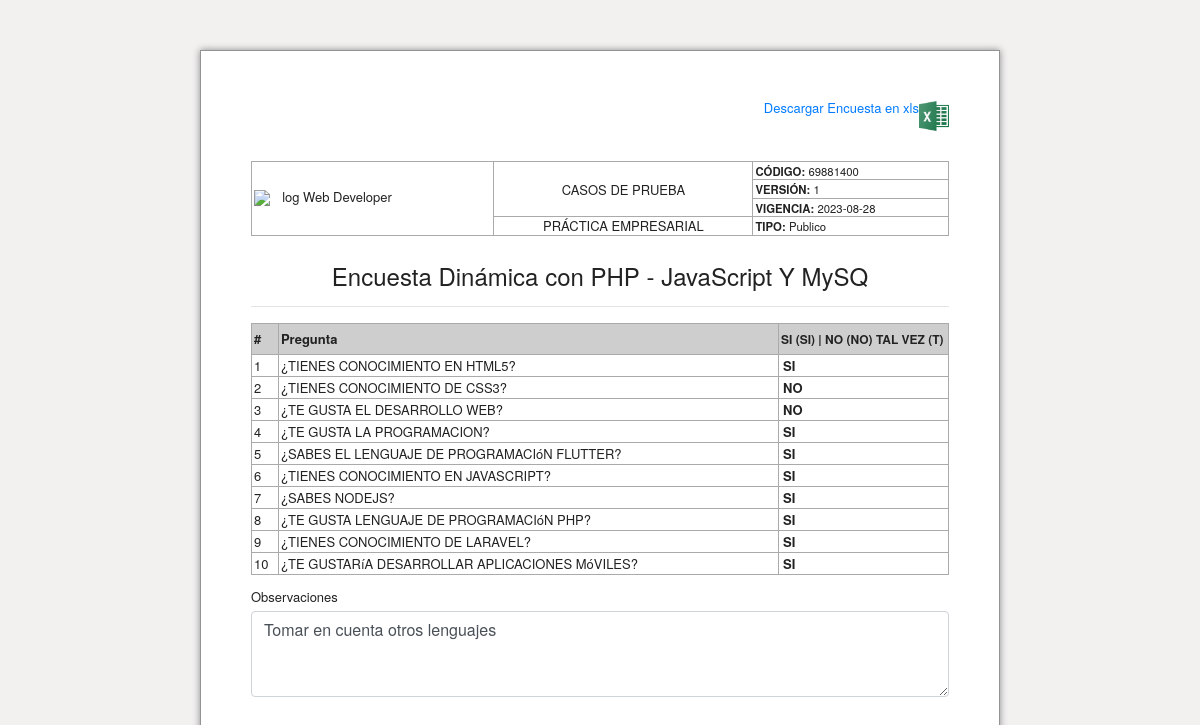
/lista_encuesta.php?codigo=69881400, run on the app's committed database.
### tables this page shows
CREATE TABLE `respuestas_encuesta` (
  `id` int(10) UNSIGNED NOT NULL,
  `id_pregunta` int(2) NOT NULL,
  `respuesta` varchar(10) NOT NULL,
  `codigo` varchar(45) NOT NULL,
  `observacion` text NOT NULL,
  `created` datetime DEFAULT NULL
);

CREATE TABLE `preguntas` (
  `id` int(10) UNSIGNED NOT NULL,
  `pregunta` varchar(150) NOT NULL,
  `estatus` int(2) NOT NULL DEFAULT 1
);

### lista_encuesta.php (the view, shortened to what this page needs)
<!DOCTYPE html>
<html lang="es">
<head>
<link rel="stylesheet" href="https://cdn.jsdelivr.net/npm/bootstrap@4.6.2/dist/css/bootstrap.min.css">
<link rel="stylesheet" href="assets/css/encuesta.css">
</head>
<body>
<?php
    include('config.php');
    $codigo = $_REQUEST['codigo'];
    $sqlPreguntas = ("SELECT
                        p.id, p.pregunta,
                        r.respuesta,
                        r.codigo, r.observacion, r.created
                    FROM preguntas as p INNER JOIN respuestas_encuesta AS r ON  p.id = r.id_pregunta
                    AND r.codigo='{$codigo}' AND p.estatus='1'");
    $query      = mysqli_query($con, $sqlPreguntas);
    $query1      = mysqli_query($con, $sqlPreguntas);
    $dataRow1    = mysqli_fetch_array($query1);
?>
<div id="mainForm">
<a href="descargarEncuesta.php" id="btnDescarga" download>
    Descargar Encuesta en xls
    <img src="assets/imgs/excel.png" alt="excel" style="width: 30px;">
</a>
    <div id="megadiv2">
        <table id="header">
            <tbody>
                <tr>
                    <td rowspan="4" style="text-align:center"><img src="assets/imgs/logo.png" class="logo" alt="log Web Developer"></td>
                    <td rowspan="3" class="text-center text-bold">CASOS DE PRUEBA</td>
                    <td><small><strong>CÓDIGO:</strong> <span id="codigo"><?php echo $dataRow1['codigo']; ?></span></small></td>
                </tr>
                <tr>
                    <td><small><strong>VERSIÓN:</strong> <?php echo '1'; ?></small></td>
                </tr>
                <tr>
                    <td><small><strong>VIGENCIA:</strong> <?php echo  date('Y-m-d', strtotime($dataRow1['created'])); ?></small></td>
                </tr>
                <tr>
                    <td class="text-center text-bold">PRÁCTICA EMPRESARIAL</td>
                    <td><small><strong>TIPO:</strong> <?php echo 'Publico'; ?></small></td>
                </tr>
            </tbody>
        </table>
        <br><br>
        <h4 class="text-center">Encuesta Dinámica con PHP - JavaScript Y MySQ <hr></h1>
        <table class="space padding-sm">
            <thead>
                <tr id="cabecera">
                    <th>#</th>
                    <th>Pregunta </th>
                    <th style="font-size:12px">SI (SI) | NO (NO) TAL VEZ (T)</th>
                </tr>
            </thead>
            <tbody>
            <?php
                while ($dataRow = mysqli_fetch_array($query)) { ?>
                <tr>
                    <td><?php echo $dataRow['id']; ?></td>
                    <td><?php echo strtoupper($dataRow['pregunta']); ?></td>
                    <td width="170">
                    <p class="conteFlex">
                      <strong><?php echo $dataRow['respuesta']; ?></strong>
                    </p>
                    </td>
                </tr>
                <?php } ?>
            </tbody>
        </table>
        <div class="form-group">
            <label for="observacion">Observaciones</label>
            <textarea name="observacion" class="form-control" rows="3"><?php echo $dataRow1['observacion']; ?></textarea>
        </div>
    </div>
</div>
</body>
</html>

### assets/css/encuesta.css (style rules this page uses)
body { background-color: #f2f1f0; color: #222; }
body, textarea, input { color: #222; font: 13px/1 "Helvetica Neue",Arial,sans-serif; }
#mainForm { width: 750px; max-width: 800px; margin: 50px auto; background-color: #fff; box-shadow: 0 0 7px #888; padding: 50px; border: 1px solid #929394; min-height: 900px; }
.logo { display: flex; width: 150px; height: auto; }
#mainForm { width: 800px; max-width: 800px; margin: 50px auto; background-color: #fff; box-shadow: 0 0 7px #888; padding: 50px; border: 1px solid #929394; min-height: 900px; }
.conteFlex { margin: 2px; width: 100%; display: flex; justify-content: space-between; }
.form-group { margin-top: 15px !important; }
#cabecera { background-color: #cecece; line-height: 2; }
table { border-collapse: collapse; border-spacing: 0; width: 100%; background-color: transparent; }
td, th { padding: 2px; border: 1px solid #aaa !important; }
#btnDescarga { display: flex; justify-content: end; margin-bottom: 30px; }

### data on the page
respuestas_encuesta: codigo "69881400", created "2023-08-28", id_pregunta "1", id_pregunta.pregunta "¿TIENES CONOCIMIENTO EN HTML5?", respuesta "SI", observacion "Tomar en cuenta otros lenguajes"
respuestas_encuesta: id_pregunta "2", id_pregunta.pregunta "¿TIENES CONOCIMIENTO DE CSS3?", respuesta "NO"
respuestas_encuesta: id_pregunta "3", id_pregunta.pregunta "¿TE GUSTA EL DESARROLLO WEB?", respuesta "NO"
respuestas_encuesta: id_pregunta "4", id_pregunta.pregunta "¿TE GUSTA LA PROGRAMACION?", respuesta "SI"
respuestas_encuesta: id_pregunta "5", id_pregunta.pregunta "¿SABES EL LENGUAJE DE PROGRAMACIóN FLUTTER?", respuesta "SI"
respuestas_encuesta: id_pregunta "6", id_pregunta.pregunta "¿TIENES CONOCIMIENTO EN JAVASCRIPT?", respuesta "SI"
respuestas_encuesta: id_pregunta "7", id_pregunta.pregunta "¿SABES NODEJS?", respuesta "SI"
respuestas_encuesta: id_pregunta "8", id_pregunta.pregunta "¿TE GUSTA LENGUAJE DE PROGRAMACIóN PHP?", respuesta "SI"
respuestas_encuesta: id_pregunta "9", id_pregunta.pregunta "¿TIENES CONOCIMIENTO DE LARAVEL?", respuesta "SI"
respuestas_encuesta: id_pregunta "10", id_pregunta.pregunta "¿TE GUSTARíA DESARROLLAR APLICACIONES MóVILES?", respuesta "SI"
